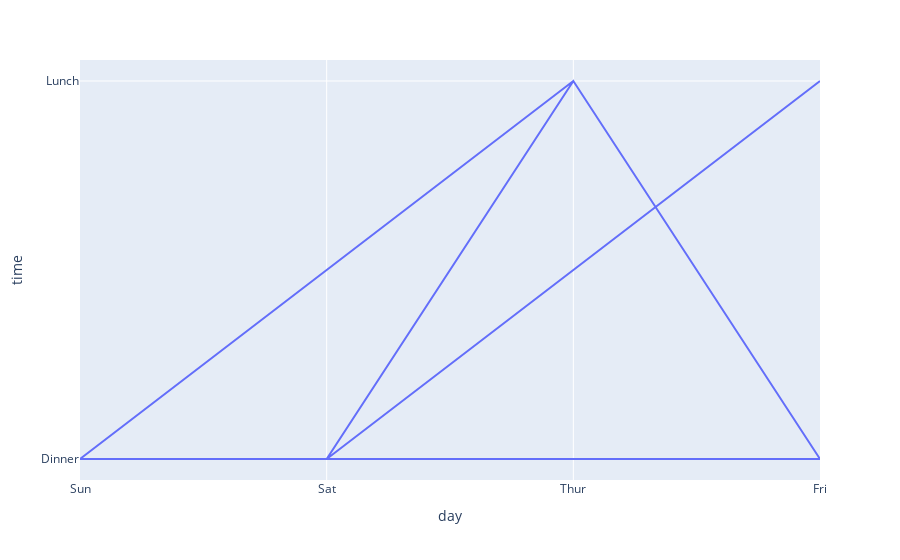

Notebook code for this chart:
### Code cell
fig2 = px.line(df2, x = 'day', y = 'time')

fig2.show()

### Figure 1 — Plotly figure (JSON) as saved in the notebook; plotly's stock layout.template omitted (floating-point values rounded to 4 significant figures; data arrays with more than 128 entries replaced by an {"elided": "..."} marker saying what was removed)
{"data": [{"hovertemplate": "day=%{x}<br>time=%{y}<extra></extra>", "legendgroup": "", "line": {"color": "#636efa", "dash": "solid"}, "marker": {"symbol": "circle"}, "mode": "lines", "name": "", "orientation": "v", "showlegend": false, "type": "scatter", "x": {"elided": "244 str values"}, "xaxis": "x", "y": {"elided": "244 str values"}, "yaxis": "y"}], "layout": {"legend": {"tracegroupgap": 0}, "margin": {"t": 60}, "xaxis": {"anchor": "y", "domain": [0, 1], "title": {"text": "day"}}, "yaxis": {"anchor": "x", "domain": [0, 1], "title": {"text": "time"}}}}
